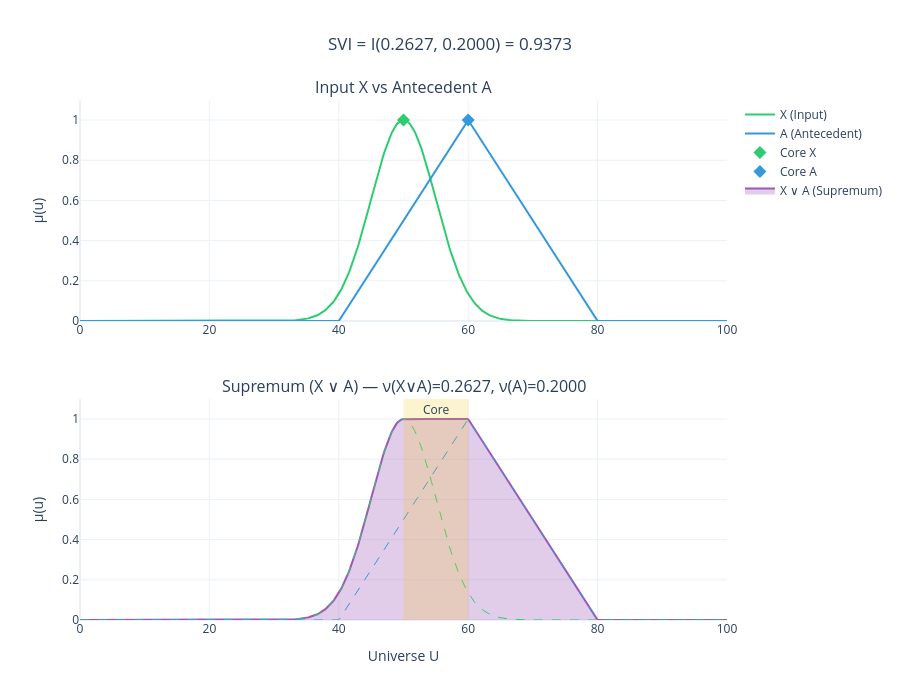

The code cell stored with this chart in its notebook:
### Code cell
# Example: Gaussian input vs Triangular antecedent
U = (0, 100)
X = Gaussian(center=50, sigma=5)
# X = Trapezoidal(ini=40, top1=50, top2=50, end=60)
A = Triangular(ini=40, top=60, end=80)

plot_supremum(X, A, U)[0].show()

### Figure 1 — Plotly figure (JSON) as saved in the notebook; plotly's stock layout.template omitted (floating-point values rounded to 4 significant figures; data arrays with more than 128 entries replaced by an {"elided": "..."} marker saying what was removed)
{"data": [{"line": {"color": "#2ecc71", "width": 2}, "name": "X (Input)", "type": "scatter", "x": {"elided": "500 float values"}, "xaxis": "x", "y": {"elided": "500 float values"}, "yaxis": "y"}, {"line": {"color": "#3498db", "width": 2}, "name": "A (Antecedent)", "type": "scatter", "x": {"elided": "500 float values"}, "xaxis": "x", "y": {"elided": "500 float values"}, "yaxis": "y"}, {"marker": {"color": "#2ecc71", "size": 10, "symbol": "diamond"}, "mode": "markers", "name": "Core X", "type": "scatter", "x": [50], "xaxis": "x", "y": [1], "yaxis": "y"}, {"marker": {"color": "#3498db", "size": 10, "symbol": "diamond"}, "mode": "markers", "name": "Core A", "type": "scatter", "x": [60], "xaxis": "x", "y": [1], "yaxis": "y"}, {"fill": "tozeroy", "fillcolor": "rgba(155, 89, 182, 0.3)", "line": {"color": "#9b59b6", "width": 2}, "name": "X ∨ A (Supremum)", "type": "scatter", "x": {"elided": "500 float values"}, "xaxis": "x2", "y": {"elided": "500 float values"}, "yaxis": "y2"}, {"line": {"color": "#2ecc71", "dash": "dash", "width": 1}, "name": "X", "showlegend": false, "type": "scatter", "x": {"elided": "500 float values"}, "xaxis": "x2", "y": {"elided": "500 float values"}, "yaxis": "y2"}, {"line": {"color": "#3498db", "dash": "dash", "width": 1}, "name": "A", "showlegend": false, "type": "scatter", "x": {"elided": "500 float values"}, "xaxis": "x2", "y": {"elided": "500 float values"}, "yaxis": "y2"}], "layout": {"annotations": [{"font": {"size": 16}, "showarrow": false, "text": "Input X vs Antecedent A", "x": 0.5, "xanchor": "center", "xref": "paper", "y": 1, "yanchor": "bottom", "yref": "paper"}, {"font": {"size": 16}, "showarrow": false, "text": "Supremum (X ∨ A) — ν(X∨A)=0.2627, ν(A)=0.2000", "x": 0.5, "xanchor": "center", "xref": "paper", "y": 0.425, "yanchor": "bottom", "yref": "paper"}, {"showarrow": false, "text": "Core", "x": 55, "xanchor": "center", "xref": "x2", "y": 1, "yanchor": "top", "yref": "y2 domain"}], "height": 700, "shapes": [{"fillcolor": "rgba(241, 196, 15, 0.2)", "line": {"width": 0}, "type": "rect", "x0": 50, "x1": 60, "xref": "x2", "y0": 0, "y1": 1, "yref": "y2 domain"}], "title": {"text": "SVI = I(0.2627, 0.2000) = 0.9373", "x": 0.5}, "xaxis": {"anchor": "y", "domain": [0, 1]}, "xaxis2": {"anchor": "y2", "domain": [0, 1], "title": {"text": "Universe U"}}, "yaxis": {"anchor": "x", "domain": [0.575, 1], "range": [0, 1.1], "title": {"text": "μ(u)"}}, "yaxis2": {"anchor": "x2", "domain": [0, 0.425], "range": [0, 1.1], "title": {"text": "μ(u)"}}}}
